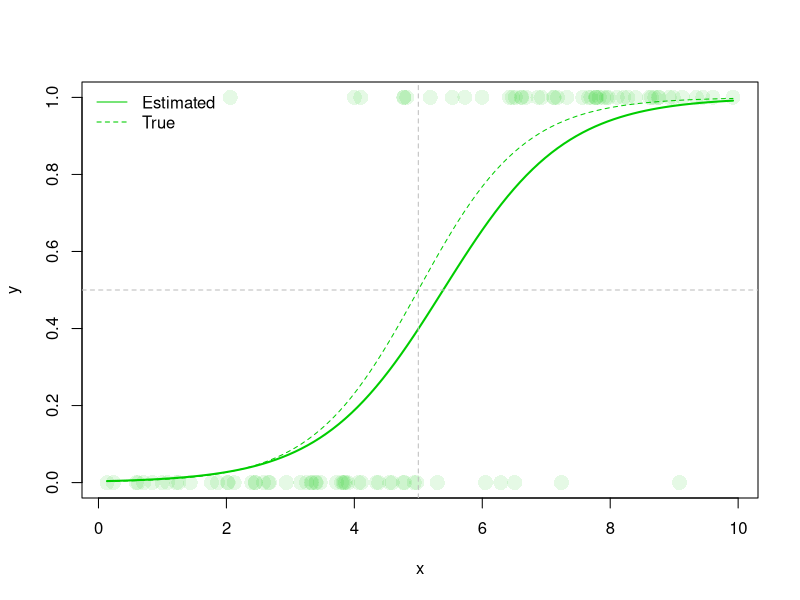

This chart was generated by the following R code:
set.seed(1)

n <- 100
x <- runif(n, 0, 10)


beta0 <- -6
beta1 <- 1.2


pi_i <- exp(beta0 + beta1*x)/(1 + exp(beta0 + beta1*x))
  

y <- rbinom(n, 1, pi_i)

mydata <- data.frame(y, x)

myglm <- glm(y ~ x, data=mydata, family="binomial")
summary(myglm)

b <- coef(myglm)

plot(y ~ x, data=mydata, pch=16, cex=2, col=rgb(0,0.8,0,.1))
curve(exp(b[1] + b[2]*x)/(1+exp(b[1] + b[2]*x)), add=TRUE, col="green3", lwd=2)
abline(h=0.5, v=5, lty=2, col="gray")
curve(exp(beta0 + beta1*x)/(1+exp(beta0 + beta1*x)), add=TRUE, col="green3", lty=2)
legend("topleft", bty='n', legend=c("Estimated","True"), lty=c(1,2), col="green3")
